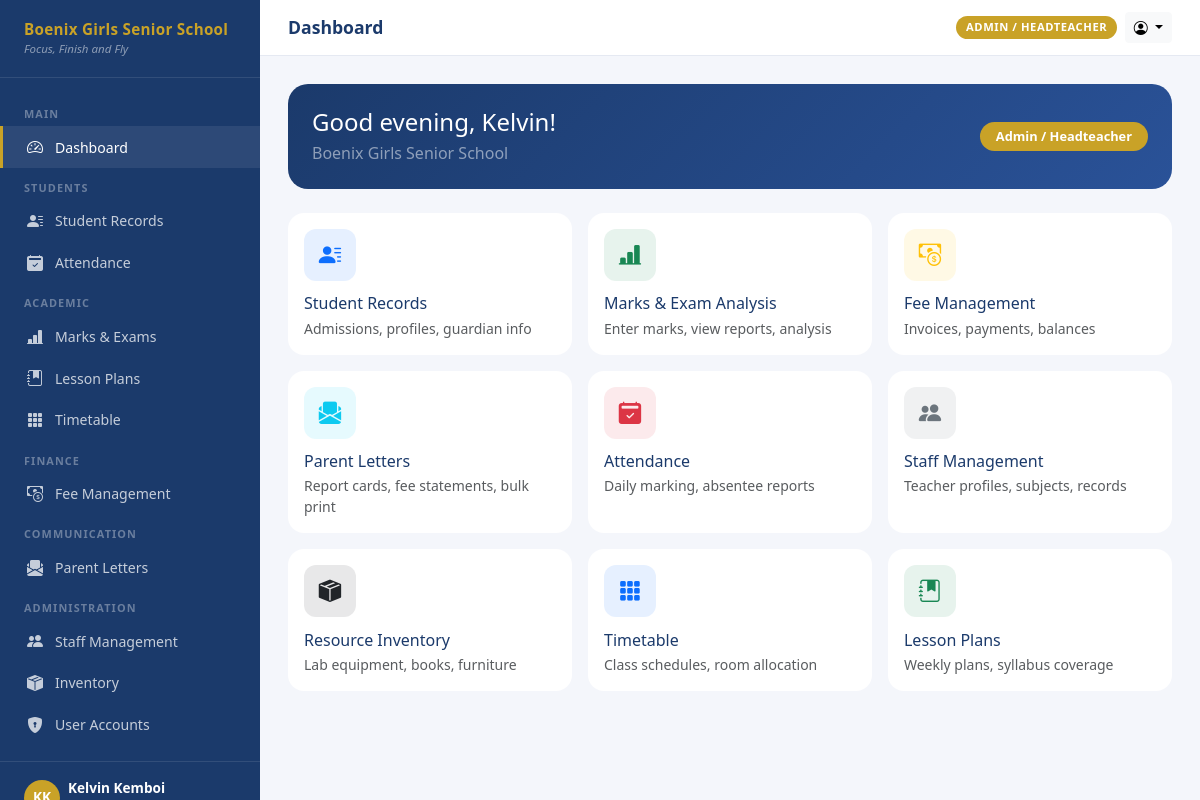
/dashboard/home/ (signed in), run on the app's committed database.
### accounts/models.py (models this page shows, shortened)
class User(AbstractUser):
    ROLE_ADMIN = 'admin'
    ROLE_CLASS_TEACHER = 'class_teacher'
    ROLE_SUBJECT_TEACHER = 'subject_teacher'
    ROLE_PARENT = 'parent'
    ROLE_BURSAR = 'bursar'
    ROLE_AUDITOR = 'auditor'
    ROLE_CHOICES = [
        (ROLE_ADMIN, 'Admin / Headteacher'),
        (ROLE_CLASS_TEACHER, 'Class Teacher'),
        (ROLE_SUBJECT_TEACHER, 'Subject Teacher'),
        (ROLE_PARENT, 'Parent (View Only)'),
        (ROLE_BURSAR, 'Bursar / Accounts'),
        (ROLE_AUDITOR, 'Auditor'),
    ]
    role = models.CharField(
        max_length=20,
        choices=ROLE_CHOICES,
        default=ROLE_SUBJECT_TEACHER,
    )
    phone = models.CharField(max_length=20, blank=True)
    profile_photo = models.ImageField(upload_to='profiles/', blank=True, null=True)
    is_active = models.BooleanField(default=True)
    class_assigned = models.CharField(max_length=20, blank=True, help_text='e.g. Form 4A')
    class Meta:
        verbose_name = 'User'
        verbose_name_plural = 'Users'
        ordering = ['last_name', 'first_name']
    @property
    def is_admin(self):
        return self.role == self.ROLE_ADMIN or self.is_superuser
    @property
    def can_view_fees(self):
        return self.role in (self.ROLE_ADMIN, self.ROLE_BURSAR, self.ROLE_AUDITOR, self.ROLE_PARENT)
    @property
    def can_enter_marks(self):
        return self.role in (self.ROLE_ADMIN, self.ROLE_CLASS_TEACHER, self.ROLE_SUBJECT_TEACHER)
    @property
    def dashboard_modules(self):
        all_modules = {
            'students': {
                'name': 'Student Records',
                'icon': 'bi-person-lines-fill',
                'url': '/students/',
                'color': 'primary',
                'desc': 'Admissions, profiles, guardian info',
                'roles': [self.ROLE_ADMIN, self.ROLE_CLASS_TEACHER],
            },
            'exams': {
                'name': 'Marks & Exam Analysis',
                'icon': 'bi-bar-chart-line-fill',
                'url': '/exams/',
                'color': 'success',
                'desc': 'Enter marks, view reports, analysis',
                'roles': [self.ROLE_ADMIN, self.ROLE_CLASS_TEACHER, self.ROLE_SUBJECT_TEACHER],
            },
            'fees': {
                'name': 'Fee Management',
                'icon': 'bi-cash-coin',
                'url': '/fees/',
                'color': 'warning',
                'desc': 'Invoices, payments, balances',
                'roles': [self.ROLE_ADMIN, self.ROLE_BURSAR, self.ROLE_AUDITOR, self.ROLE_PARENT],
            },
            'letters': {
                'name': 'Parent Letters',
                'icon': 'bi-envelope-paper-fill',
                'url': '/letters/',
                'color': 'info',
                'desc': 'Report cards, fee statements, bulk print',
                'roles': [self.ROLE_ADMIN, self.ROLE_CLASS_TEACHER],
            },
            'attendance': {
                'name': 'Attendance',
                'icon': 'bi-calendar2-check-fill',
                'url': '/attendance/',
                'color': 'danger',
                'desc': 'Daily marking, absentee reports',
                'roles': [self.ROLE_ADMIN, self.ROLE_CLASS_TEACHER, self.ROLE_PARENT],
            },
            'staff': {
                'name': 'Staff Management',
                'icon': 'bi-people-fill',
                'url': '/staff/',
                'color': 'secondary',
                'desc': 'Teacher profiles, subjects, records',
                'roles': [self.ROLE_ADMIN],
            },
            'inventory': {
                'name': 'Resource Inventory',
                'icon': 'bi-box-seam-fill',
                'url': '/inventory/',
                'color': 'dark',
                'desc': 'Lab equipment, books, furniture',
                'roles': [self.ROLE_ADMIN],
            },
            'timetable': {
                'name': 'Timetable',
                'icon': 'bi-grid-3x3-gap-fill',
                'url': '/timetable/',
                'color': 'primary',
                'desc': 'Class schedules, room allocation',
                'roles': [self.ROLE_ADMIN, self.ROLE_CLASS_TEACHER, self.ROLE_SUBJECT_TEACHER],
            },
            'lessons': {
                'name': 'Lesson Plans',
                'icon': 'bi-journal-bookmark-fill',
                'url': '/lessons/',
                'color': 'success',
                'desc': 'Weekly plans, syllabus coverage',
                'roles': [self.ROLE_ADMIN, self.ROLE_CLASS_TEACHER, self.ROLE_SUBJECT_TEACHER],
            },
        }
        if self.is_admin:
            return list(all_modules.values())
        return [
            mod for mod in all_modules.values()
            if self.role in mod['roles']
        ]

### dashboard/views.py (the view)
# urls.py: path('home/', views.home_view, name='home'),
@login_required
def home_view(request):
    user = request.user
    modules = user.dashboard_modules
    context = {
        'modules': modules,
        'user': user,
    }
    return render(request, 'dashboard/home.html', context)

### boenix_sms/context_processors.py (called while the page is built)
def school_info(request):
    return {
        'SCHOOL_NAME': settings.SCHOOL_NAME,
        'SCHOOL_SHORT': settings.SCHOOL_SHORT,
        'SCHOOL_MOTTO': settings.SCHOOL_MOTTO,
    }

### templates/dashboard/home.html (shortened to what this page needs)
{% extends 'base.html' %}
{% block page_title %}Dashboard{% endblock %}
{% block content %}
<div class="card border-0 mb-4" style="background:linear-gradient(135deg,#1B3A6B,#2A5298);border-radius:1.25rem;">
  <div class="card-body p-4 d-flex align-items-center justify-content-between flex-wrap gap-3">
    <div>
      <h4 class="text-white mb-1 fw-700">
        Good {% now "G" as h %}{% if h < 12 %}morning{% elif h < 17 %}afternoon{% else %}evening{% endif %},
        {{ user.first_name }}!
      </h4>
      <div class="text-white-50 fs-6">{{ SCHOOL_NAME }}</div>
    </div>
    <div class="text-end">
      <div class="badge rounded-pill px-3 py-2" style="background:#C9A227;font-size:0.8rem;">
        {{ user.get_role_display }}
      </div>
    </div>
  </div>
</div>
<div class="row g-3">
  {% for mod in modules %}
  <div class="col-12 col-sm-6 col-lg-4">
    <a href="{{ mod.url }}" class="module-card card h-100 p-3 d-block">
      <div class="card-body p-0">
        <div class="card-icon bg-{{ mod.color }} bg-opacity-10 text-{{ mod.color }}">
          <i class="bi {{ mod.icon }}"></i>
        </div>
        <h6 class="fw-700 mb-1" style="color:#1B3A6B;">{{ mod.name }}</h6>
        <p class="text-muted small mb-0">{{ mod.desc }}</p>
      </div>
    </a>
  </div>
  {% empty %}
  <div class="col-12">
    <div class="alert alert-warning">
      No modules are assigned to your role. Please contact the administrator.
    </div>
  </div>
  {% endfor %}
</div>
{% endblock %}

### templates/base.html (shortened to what this page needs)
<!DOCTYPE html>
<html lang="en">
<head>
  <link href="https://cdn.jsdelivr.net/npm/bootstrap@5.3.3/dist/css/bootstrap.min.css" rel="stylesheet">
  <link href="https://cdn.jsdelivr.net/npm/bootstrap-icons@1.11.3/font/bootstrap-icons.min.css" rel="stylesheet">
</head>
<body>
<div id="sidebar">
  <div class="sidebar-brand">
    <div class="school-name">{{ SCHOOL_NAME }}</div>
    <div class="school-motto">{{ SCHOOL_MOTTO }}</div>
  </div>
  <nav class="sidebar-nav">
    <div class="nav-section-label">Main</div>
    <a href="{% url 'dashboard:home' %}" class="nav-link {% if request.resolver_match.url_name == 'home' %}active{% endif %}">
      <i class="bi bi-speedometer2"></i> Dashboard
    </a>
    {% if user.is_admin or user.is_class_teacher %}
    <div class="nav-section-label">Students</div>
    <a href="/students/" class="nav-link">
      <i class="bi bi-person-lines-fill"></i> Student Records
    </a>
    <a href="/attendance/" class="nav-link">
      <i class="bi bi-calendar2-check-fill"></i> Attendance
    </a>
    {% endif %}
    {% if user.can_enter_marks %}
    <div class="nav-section-label">Academic</div>
    <a href="/exams/" class="nav-link">
      <i class="bi bi-bar-chart-line-fill"></i> Marks & Exams
    </a>
    <a href="/lessons/" class="nav-link">
      <i class="bi bi-journal-bookmark-fill"></i> Lesson Plans
    </a>
    <a href="/timetable/" class="nav-link">
      <i class="bi bi-grid-3x3-gap-fill"></i> Timetable
    </a>
    {% endif %}
    {% if user.can_view_fees %}
    <div class="nav-section-label">Finance</div>
    <a href="/fees/" class="nav-link">
      <i class="bi bi-cash-coin"></i> Fee Management
    </a>
    {% endif %}
    {% if user.is_admin or user.is_class_teacher %}
    <div class="nav-section-label">Communication</div>
    <a href="/letters/" class="nav-link">
      <i class="bi bi-envelope-paper-fill"></i> Parent Letters
    </a>
    {% endif %}
    {% if user.is_admin %}
    <div class="nav-section-label">Administration</div>
    <a href="/staff/" class="nav-link">
      <i class="bi bi-people-fill"></i> Staff Management
    </a>
    <a href="/inventory/" class="nav-link">
      <i class="bi bi-box-seam-fill"></i> Inventory
    </a>
    <a href="{% url 'accounts:user_list' %}" class="nav-link">
      <i class="bi bi-shield-lock-fill"></i> User Accounts
    </a>
    {% endif %}
  </nav>
  <div class="sidebar-footer">
    <div class="d-flex align-items-center gap-2">
      <div class="rounded-circle bg-gold d-flex align-items-center justify-content-center"
           style="width:36px;height:36px;background:var(--boenix-gold);font-weight:700;color:#fff;font-size:0.85rem;flex-shrink:0;">
      </div>
      <div class="overflow-hidden">
        <div class="user-name text-truncate">{{ user.get_full_name }}</div>
      </div>
    </div>
  </div>
</div>
<div id="main">
  <div class="topbar">
    <div class="d-flex align-items-center gap-3">
      <h1 class="page-title">{% block page_title %}Dashboard{% endblock %}</h1>
    </div>
    <div class="d-flex align-items-center gap-2">
      <span class="role-badge">{{ user.get_role_display }}</span>
      <div class="dropdown">
        <button class="btn btn-sm btn-light dropdown-toggle" data-bs-toggle="dropdown">
          <i class="bi bi-person-circle"></i>
        </button>
      </div>
    </div>
  </div>
  <div class="content-area">
    {% block content %}{% endblock %}
  </div>
</div>
</body>
</html>

### templates/base.html (style rules this page uses)
:root { --boenix-navy: #1B3A6B; --boenix-gold: #C9A227; --boenix-gold-light: #F0D070; --sidebar-width: 260px; }
body { background: #F4F6FB; font-family: 'Segoe UI', sans-serif; }
#sidebar { width: var(--sidebar-width); min-height: 100vh; background: var(--boenix-navy); position: fixed; top: 0; left: 0; display: flex; flex-direction: column; z-index: 100; transition: transform 0.25s ease; }
.sidebar-brand { padding: 1.25rem 1.5rem; border-bottom: 1px solid rgba(255,255,255,0.1); }
.sidebar-brand .school-name { color: var(--boenix-gold); font-size: 0.95rem; font-weight: 700; line-height: 1.3; letter-spacing: 0.02em; }
.sidebar-brand .school-motto { color: rgba(255,255,255,0.5); font-size: 0.72rem; font-style: italic; }
.sidebar-nav { flex: 1; padding: 1rem 0; overflow-y: auto; }
.sidebar-nav .nav-section-label { color: rgba(255,255,255,0.35); font-size: 0.68rem; font-weight: 700; text-transform: uppercase; letter-spacing: 0.1em; padding: 0.75rem 1.5rem 0.25rem; }
.sidebar-nav .nav-link { color: rgba(255,255,255,0.75); padding: 0.55rem 1.5rem; font-size: 0.88rem; display: flex; align-items: center; gap: 0.65rem; border-left: 3px solid transparent; transition: all 0.15s; }
.sidebar-nav .nav-link:hover, .sidebar-nav .nav-link.active { color: #fff; background: rgba(255,255,255,0.08); border-left-color: var(--boenix-gold); }
.sidebar-nav .nav-link i { font-size: 1rem; width: 1.1rem; }
.sidebar-footer { padding: 1rem 1.5rem; border-top: 1px solid rgba(255,255,255,0.1); }
.sidebar-footer .user-name { color: #fff; font-size: 0.85rem; font-weight: 600; }
#main { margin-left: var(--sidebar-width); min-height: 100vh; display: flex; flex-direction: column; }
.topbar { background: #fff; padding: 0.75rem 1.75rem; border-bottom: 1px solid #E5E9F2; display: flex; align-items: center; justify-content: space-between; position: sticky; top: 0; z-index: 99; }
.topbar .page-title { font-weight: 700; color: var(--boenix-navy); font-size: 1.1rem; margin: 0; }
.content-area { flex: 1; padding: 1.75rem; }
.role-badge { background: var(--boenix-gold); color: #fff; font-size: 0.7rem; font-weight: 700; padding: 0.2rem 0.6rem; border-radius: 1rem; text-transform: uppercase; letter-spacing: 0.05em; }
.module-card { border: none; border-radius: 1rem; transition: transform 0.15s, box-shadow 0.15s; cursor: pointer; text-decoration: none; color: inherit; }
.module-card .card-icon { width: 52px; height: 52px; border-radius: 0.75rem; display: flex; align-items: center; justify-content: center; font-size: 1.4rem; margin-bottom: 0.85rem; }

### data on the page
User: get_full_name "Kelvin Kemboi", role "ADMIN / HEADTEACHER", first_name "Kelvin", role "Admin / Headteacher"

### other printed values
{{ SCHOOL_NAME }} "Boenix Girls Senior School"
{{ SCHOOL_MOTTO }} "Focus, Finish and Fly"
{{ mod.name }} "Student Records" "Marks & Exam Analysis" "Fee Management" "Parent Letters" "Attendance" "Staff Management" "Resource Inventory" "Timetable" "Lesson Plans"
{{ mod.desc }} "Admissions, profiles, guardian info" "Enter marks, view reports, analysis" "Invoices, payments, balances" "Report cards, fee statements, bulk print" "Daily marking, absentee reports" "Teacher profiles, subjects, records" "Lab equipment, books, furniture" "Class schedules, room allocation" "Weekly plans, syllabus coverage"
